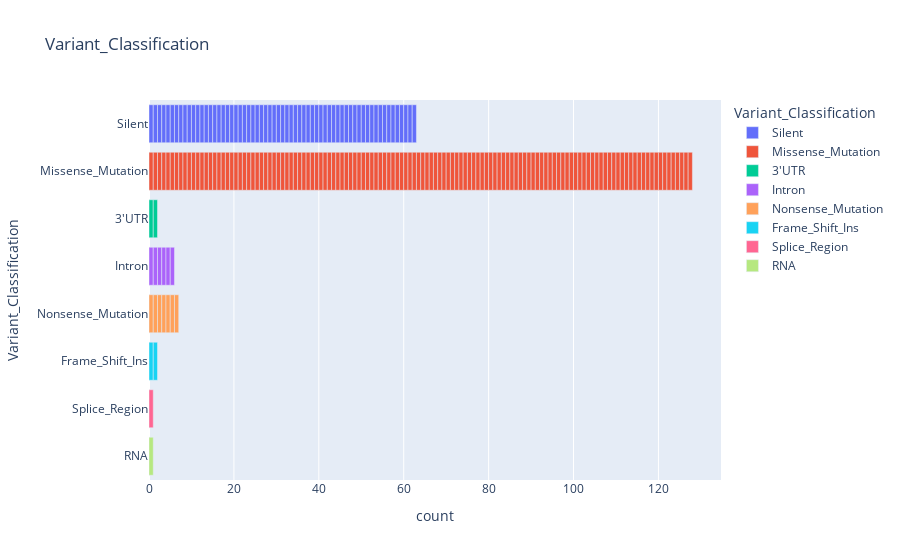

The code cell stored with this chart in its notebook:
### Markdown cell above
**Question 4)** Faites le même plot pour étudier de "Variant_Classification" et décrivez-le

### Code cell
################################################
#Solution Question 4)
################################################
print(df['Variant_Classification'].value_counts())
fig = px.bar(df, y='Variant_Classification', color='Variant_Classification', title="Variant_Classification")
fig.show()

### Figure 1 — Plotly figure (JSON) as saved in the notebook; plotly's stock layout.template omitted (floating-point values rounded to 4 significant figures)
{"data": [{"alignmentgroup": "True", "hovertemplate": "Variant_Classification=%{y}<br>count=%{x}<extra></extra>", "legendgroup": "Silent", "marker": {"color": "#636efa", "pattern": {"shape": ""}}, "name": "Silent", "offsetgroup": "Silent", "orientation": "h", "showlegend": true, "textposition": "auto", "type": "bar", "x": [1, 1, 1, 1, 1, 1, 1, 1, 1, 1, 1, 1, 1, 1, 1, 1, 1, 1, 1, 1, 1, 1, 1, 1, 1, 1, 1, 1, 1, 1, 1, 1, 1, 1, 1, 1, 1, 1, 1, 1, 1, 1, 1, 1, 1, 1, 1, 1, 1, 1, 1, 1, 1, 1, 1, 1, 1, 1, 1, 1, 1, 1, 1], "xaxis": "x", "y": ["Silent", "Silent", "Silent", "Silent", "Silent", "Silent", "Silent", "Silent", "Silent", "Silent", "Silent", "Silent", "Silent", "Silent", "Silent", "Silent", "Silent", "Silent", "Silent", "Silent", "Silent", "Silent", "Silent", "Silent", "Silent", "Silent", "Silent", "Silent", "Silent", "Silent", "Silent", "Silent", "Silent", "Silent", "Silent", "Silent", "Silent", "Silent", "Silent", "Silent", "Silent", "Silent", "Silent", "Silent", "Silent", "Silent", "Silent", "Silent", "Silent", "Silent", "Silent", "Silent", "Silent", "Silent", "Silent", "Silent", "Silent", "Silent", "Silent", "Silent", "Silent", "Silent", "Silent"], "yaxis": "y"}, {"alignmentgroup": "True", "hovertemplate": "Variant_Classification=%{y}<br>count=%{x}<extra></extra>", "legendgroup": "Missense_Mutation", "marker": {"color": "#EF553B", "pattern": {"shape": ""}}, "name": "Missense_Mutation", "offsetgroup": "Missense_Mutation", "orientation": "h", "showlegend": true, "textposition": "auto", "type": "bar", "x": [1, 1, 1, 1, 1, 1, 1, 1, 1, 1, 1, 1, 1, 1, 1, 1, 1, 1, 1, 1, 1, 1, 1, 1, 1, 1, 1, 1, 1, 1, 1, 1, 1, 1, 1, 1, 1, 1, 1, 1, 1, 1, 1, 1, 1, 1, 1, 1, 1, 1, 1, 1, 1, 1, 1, 1, 1, 1, 1, 1, 1, 1, 1, 1, 1, 1, 1, 1, 1, 1, 1, 1, 1, 1, 1, 1, 1, 1, 1, 1, 1, 1, 1, 1, 1, 1, 1, 1, 1, 1, 1, 1, 1, 1, 1, 1, 1, 1, 1, 1, 1, 1, 1, 1, 1, 1, 1, 1, 1, 1, 1, 1, 1, 1, 1, 1, 1, 1, 1, 1, 1, 1, 1, 1, 1, 1, 1, 1], "xaxis": "x", "y": ["Missense_Mutation", "Missense_Mutation", "Missense_Mutation", "Missense_Mutation", "Missense_Mutation", "Missense_Mutation", "Missense_Mutation", "Missense_Mutation", "Missense_Mutation", "Missense_Mutation", "Missense_Mutation", "Missense_Mutation", "Missense_Mutation", "Missense_Mutation", "Missense_Mutation", "Missense_Mutation", "Missense_Mutation", "Missense_Mutation", "Missense_Mutation", "Missense_Mutation", "Missense_Mutation", "Missense_Mutation", "Missense_Mutation", "Missense_Mutation", "Missense_Mutation", "Missense_Mutation", "Missense_Mutation", "Missense_Mutation", "Missense_Mutation", "Missense_Mutation", "Missense_Mutation", "Missense_Mutation", "Missense_Mutation", "Missense_Mutation", "Missense_Mutation", "Missense_Mutation", "Missense_Mutation", "Missense_Mutation", "Missense_Mutation", "Missense_Mutation", "Missense_Mutation", "Missense_Mutation", "Missense_Mutation", "Missense_Mutation", "Missense_Mutation", "Missense_Mutation", "Missense_Mutation", "Missense_Mutation", "Missense_Mutation", "Missense_Mutation", "Missense_Mutation", "Missense_Mutation", "Missense_Mutation", "Missense_Mutation", "Missense_Mutation", "Missense_Mutation", "Missense_Mutation", "Missense_Mutation", "Missense_Mutation", "Missense_Mutation", "Missense_Mutation", "Missense_Mutation", "Missense_Mutation", "Missense_Mutation", "Missense_Mutation", "Missense_Mutation", "Missense_Mutation", "Missense_Mutation", "Missense_Mutation", "Missense_Mutation", "Missense_Mutation", "Missense_Mutation", "Missense_Mutation", "Missense_Mutation", "Missense_Mutation", "Missense_Mutation", "Missense_Mutation", "Missense_Mutation", "Missense_Mutation", "Missense_Mutation", "Missense_Mutation", "Missense_Mutation", "Missense_Mutation", "Missense_Mutation", "Missense_Mutation", "Missense_Mutation", "Missense_Mutation", "Missense_Mutation", "Missense_Mutation", "Missense_Mutation", "Missense_Mutation", "Missense_Mutation", "Missense_Mutation", "Missense_Mutation", "Missense_Mutation", "Missense_Mutation", "Missense_Mutation", "Missense_Mutation", "Missense_Mutation", "Missense_Mutation", "Missense_Mutation", "Missense_Mutation", "Missense_Mutation", "Missense_Mutation", "Missense_Mutation", "Missense_Mutation", "Missense_Mutation", "Missense_Mutation", "Missense_Mutation", "Missense_Mutation", "Missense_Mutation", "Missense_Mutation", "Missense_Mutation", "Missense_Mutation", "Missense_Mutation", "Missense_Mutation", "Missense_Mutation", "Missense_Mutation", "Missense_Mutation", "Missense_Mutation", "Missense_Mutation", "Missense_Mutation", "Missense_Mutation", "Missense_Mutation", "Missense_Mutation", "Missense_Mutation", "Missense_Mutation", "Missense_Mutation"], "yaxis": "y"}, {"alignmentgroup": "True", "hovertemplate": "Variant_Classification=%{y}<br>count=%{x}<extra></extra>", "legendgroup": "3'UTR", "marker": {"color": "#00cc96", "pattern": {"shape": ""}}, "name": "3'UTR", "offsetgroup": "3'UTR", "orientation": "h", "showlegend": true, "textposition": "auto", "type": "bar", "x": [1, 1], "xaxis": "x", "y": ["3'UTR", "3'UTR"], "yaxis": "y"}, {"alignmentgroup": "True", "hovertemplate": "Variant_Classification=%{y}<br>count=%{x}<extra></extra>", "legendgroup": "Intron", "marker": {"color": "#ab63fa", "pattern": {"shape": ""}}, "name": "Intron", "offsetgroup": "Intron", "orientation": "h", "showlegend": true, "textposition": "auto", "type": "bar", "x": [1, 1, 1, 1, 1, 1], "xaxis": "x", "y": ["Intron", "Intron", "Intron", "Intron", "Intron", "Intron"], "yaxis": "y"}, {"alignmentgroup": "True", "hovertemplate": "Variant_Classification=%{y}<br>count=%{x}<extra></extra>", "legendgroup": "Nonsense_Mutation", "marker": {"color": "#FFA15A", "pattern": {"shape": ""}}, "name": "Nonsense_Mutation", "offsetgroup": "Nonsense_Mutation", "orientation": "h", "showlegend": true, "textposition": "auto", "type": "bar", "x": [1, 1, 1, 1, 1, 1, 1], "xaxis": "x", "y": ["Nonsense_Mutation", "Nonsense_Mutation", "Nonsense_Mutation", "Nonsense_Mutation", "Nonsense_Mutation", "Nonsense_Mutation", "Nonsense_Mutation"], "yaxis": "y"}, {"alignmentgroup": "True", "hovertemplate": "Variant_Classification=%{y}<br>count=%{x}<extra></extra>", "legendgroup": "Frame_Shift_Ins", "marker": {"color": "#19d3f3", "pattern": {"shape": ""}}, "name": "Frame_Shift_Ins", "offsetgroup": "Frame_Shift_Ins", "orientation": "h", "showlegend": true, "textposition": "auto", "type": "bar", "x": [1, 1], "xaxis": "x", "y": ["Frame_Shift_Ins", "Frame_Shift_Ins"], "yaxis": "y"}, {"alignmentgroup": "True", "hovertemplate": "Variant_Classification=%{y}<br>count=%{x}<extra></extra>", "legendgroup": "Splice_Region", "marker": {"color": "#FF6692", "pattern": {"shape": ""}}, "name": "Splice_Region", "offsetgroup": "Splice_Region", "orientation": "h", "showlegend": true, "textposition": "auto", "type": "bar", "x": [1], "xaxis": "x", "y": ["Splice_Region"], "yaxis": "y"}, {"alignmentgroup": "True", "hovertemplate": "Variant_Classification=%{y}<br>count=%{x}<extra></extra>", "legendgroup": "RNA", "marker": {"color": "#B6E880", "pattern": {"shape": ""}}, "name": "RNA", "offsetgroup": "RNA", "orientation": "h", "showlegend": true, "textposition": "auto", "type": "bar", "x": [1], "xaxis": "x", "y": ["RNA"], "yaxis": "y"}], "layout": {"barmode": "relative", "legend": {"title": {"text": "Variant_Classification"}, "tracegroupgap": 0}, "title": {"text": "Variant_Classification"}, "xaxis": {"anchor": "y", "domain": [0, 1], "title": {"text": "count"}}, "yaxis": {"anchor": "x", "categoryarray": ["RNA", "Splice_Region", "Frame_Shift_Ins", "Nonsense_Mutation", "Intron", "3'UTR", "Missense_Mutation", "Silent"], "categoryorder": "array", "domain": [0, 1], "title": {"text": "Variant_Classification"}}}}
